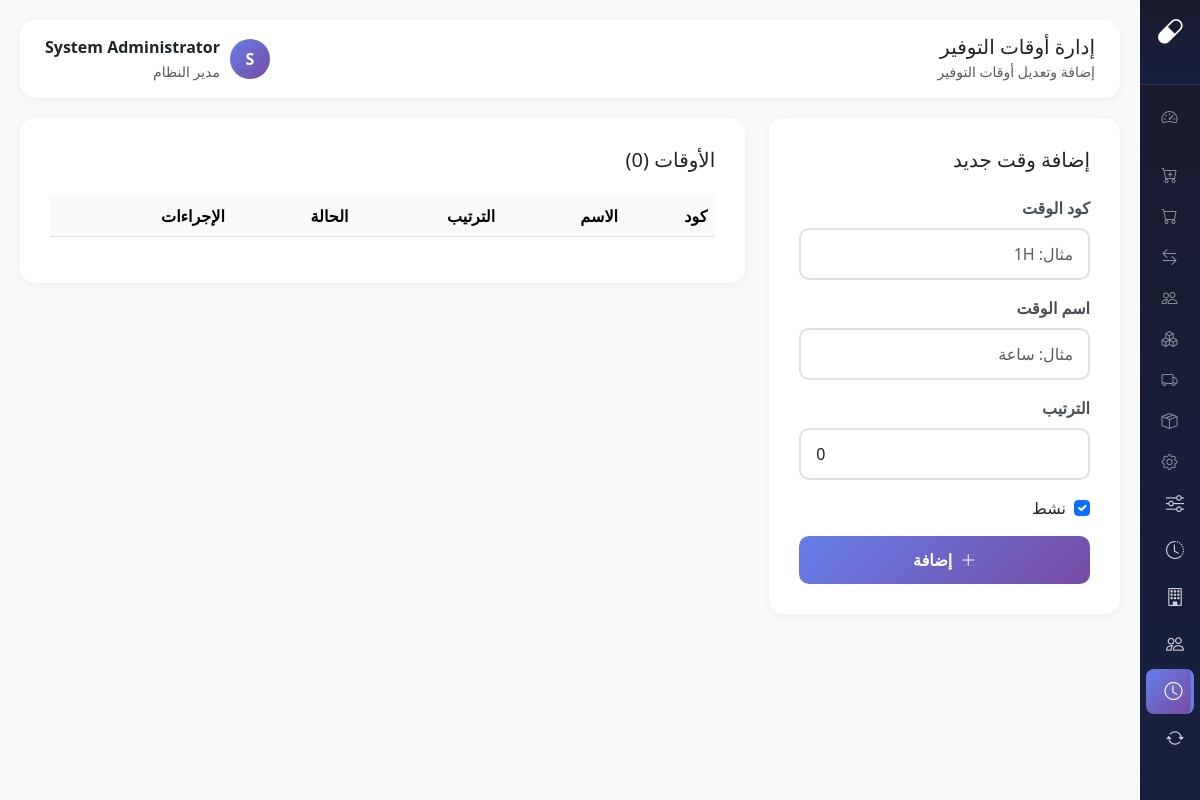
The page /admin/delivery-times.php (signed in) on the database as committed earlier.
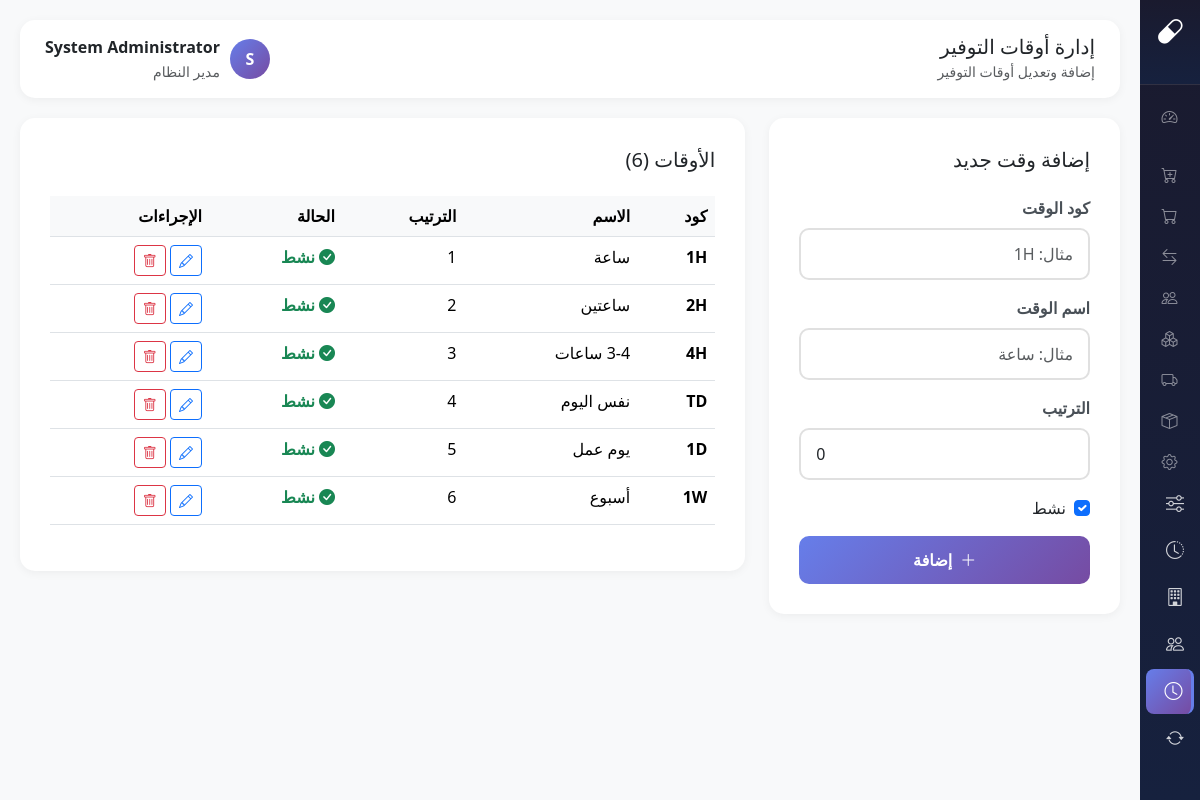
The same page on the database as committed later.
### tables this page shows
CREATE TABLE `delivery_times` (
  `id` int(11) NOT NULL,
  `time_code` varchar(20) NOT NULL,
  `time_name` varchar(50) NOT NULL,
  `sort_order` int(11) DEFAULT 0,
  `is_active` tinyint(1) DEFAULT 1,
  `created_at` timestamp NOT NULL DEFAULT current_timestamp()
);

### core/config.php (called while the page is built, shortened)
<?php
function isLoggedIn() {
    return isset($_SESSION['user_id']) && !empty($_SESSION['user_id']);
}
function isAdmin() {
    return isLoggedIn() && $_SESSION['user_role'] === 'admin';
}

### admin/delivery-times.php (the view, shortened to what this page needs)
<?php
require_once __DIR__ . '/../core/config.php';
$db = getDB();
$stmt = $db->query("SELECT * FROM delivery_times ORDER BY sort_order");
$times = $stmt->fetchAll();
$edit_time = null;
$page_title = 'إدارة أوقات التوفير';
?>
<!DOCTYPE html>
<html lang="ar" dir="rtl">
<head>
    <link href="https://cdn.jsdelivr.net/npm/bootstrap@5.3.2/dist/css/bootstrap.rtl.min.css" rel="stylesheet">
    <link href="https://cdn.jsdelivr.net/npm/bootstrap-icons@1.11.1/font/bootstrap-icons.css" rel="stylesheet">
</head>
<body>
    <?php require_once __DIR__ . '/../includes/sidebar.php'; ?>
    <div class="main-content">
        <div class="topbar">
            <div><h5 class="mb-0"><?= $page_title ?></h5><small class="text-muted">إضافة وتعديل أوقات التوفير</small></div>
            <div class="d-flex align-items-center">
                <div class="user-avatar" style="width:40px;height:40px;border-radius:50%;background:linear-gradient(135deg, var(--primary), var(--secondary));color:white;display:flex;align-items:center;justify-content:center;font-weight:700;margin-left:10px;"><?= mb_substr($_SESSION['user_name'], 0, 1) ?></div>
                <div><div class="fw-bold"><?= $_SESSION['user_name'] ?></div><small class="text-muted">مدير النظام</small></div>
            </div>
        </div>
        <div class="row">
            <div class="col-md-4">
                <div class="content-card">
                    <h5 class="mb-4"><?= $edit_time ? 'تعديل وقت' : 'إضافة وقت جديد' ?></h5>
                    <form method="POST" action="">
                        <div class="mb-3">
                            <label class="form-label">كود الوقت</label>
                            <input type="text" class="form-control" name="time_code" value="<?= $edit_time['time_code'] ?? '' ?>" required placeholder="مثال: 1H">
                        </div>
                        <div class="mb-3">
                            <label class="form-label">اسم الوقت</label>
                            <input type="text" class="form-control" name="time_name" value="<?= $edit_time['time_name'] ?? '' ?>" required placeholder="مثال: ساعة">
                        </div>
                        <div class="mb-3">
                            <label class="form-label">الترتيب</label>
                            <input type="number" class="form-control" name="sort_order" value="<?= $edit_time['sort_order'] ?? 0 ?>" placeholder="0">
                        </div>
                        <div class="mb-3">
                            <div class="form-check">
                                <input class="form-check-input" type="checkbox" name="is_active" id="isActive" <?= ($edit_time['is_active'] ?? 1) ? 'checked' : '' ?>>
                                <label class="form-check-label" for="isActive">نشط</label>
                            </div>
                        </div>
                        <div class="d-grid">
                            <button type="submit" class="btn btn-submit">
                                <?= $edit_time ? '<i class="bi bi-check-lg me-2"></i>تحديث' : '<i class="bi bi-plus-lg me-2"></i>إضافة' ?>
                            </button>
                        </div>
                    </form>
                </div>
            </div>
            <div class="col-md-8">
                <div class="content-card">
                    <h5 class="mb-4">الأوقات (<?= count($times) ?>)</h5>
                    <div class="table-responsive">
                        <table class="table table-hover">
                            <thead>
                                <tr>
                                    <th>كود</th>
                                    <th>الاسم</th>
                                    <th>الترتيب</th>
                                    <th>الحالة</th>
                                    <th>الإجراءات</th>
                                </tr>
                            </thead>
                            <tbody>
                                <?php foreach ($times as $t): ?>
                                <tr>
                                    <td class="fw-bold"><?= $t['time_code'] ?></td>
                                    <td><?= $t['time_name'] ?></td>
                                    <td><?= $t['sort_order'] ?></td>
                                    <td>
                                        <?php if ($t['is_active']): ?>
                                        <span class="status-active"><i class="bi bi-check-circle-fill me-1"></i>نشط</span>
                                        <?php else: ?>
                                        <span class="status-inactive"><i class="bi bi-x-circle-fill me-1"></i>معطل</span>
                                        <?php endif; ?>
                                    </td>
                                    <td>
                                        <a href="?edit=<?= $t['id'] ?>" class="btn btn-sm btn-outline-primary"><i class="bi bi-pencil"></i></a>
                                        <?php if ($t['is_active']): ?>
                                        <a href="?delete=<?= $t['id'] ?>" class="btn btn-sm btn-outline-danger" onclick="return confirm('هل أنت متأكد من تعطيل هذا الوقت؟')"><i class="bi bi-trash"></i></a>
                                        <?php endif; ?>
                                    </td>
                                </tr>
                                <?php endforeach; ?>
                            </tbody>
                        </table>
                    </div>
                </div>
            </div>
        </div>
    </div>
</body>
</html>

### includes/sidebar.php (shortened to what this page needs)
<?php
$request_uri = $_SERVER['REQUEST_URI'] ?? '';
$script_name = $_SERVER['SCRIPT_NAME'] ?? '';
$script_parts = explode('/', trim($script_name, '/'));
$project_name = '';
if (count($script_parts) > 0) {
    $project_name = $script_parts[0];
}
$protocol = isset($_SERVER['HTTPS']) && $_SERVER['HTTPS'] === 'on' ? 'https' : 'http';
$host = $_SERVER['HTTP_HOST'] ?? 'localhost';
$base_url = $protocol . '://' . $host;
if (!empty($project_name)) {
    $base_url .= '/' . $project_name;
}
$current_page = basename($script_name);
$current_uri = $request_uri;
$is_admin = strpos($current_uri, '/admin/') !== false;
?>
<div class="sidebar-wrap">
<div class="sidebar">
    <div class="sidebar-brand">
        <h4><span class="logo-icon"><i class="bi bi-capsule"></i></span> <span class="brand-text">نايل سنتر</span></h4>
    </div>
    <div class="nav-menu">
        <div class="sidebar-heading" onclick="toggleSection(this)">
            <span class="head-icon" title="الرئيسية"><i class="bi bi-speedometer2"></i></span>
        </div>
        <div class="sidebar-heading" onclick="toggleSection(this)">
        </div>
        <div class="sidebar-heading" onclick="toggleSection(this)">
            <span class="head-icon" title="المشتريات"><i class="bi bi-cart-plus"></i></span>
        </div>
        <div class="sidebar-heading" onclick="toggleSection(this)">
            <span class="head-icon" title="طلبات العملاء"><i class="bi bi-cart"></i></span>
        </div>
        <div class="sidebar-heading" onclick="toggleSection(this)">
            <span class="head-icon" title="الشيفتات"><i class="bi bi-arrow-left-right"></i></span>
        </div>
        <div class="sidebar-heading" onclick="toggleSection(this)">
            <span class="head-icon" title="كارت العملاء"><i class="bi bi-people"></i></span>
        </div>
        <div class="sidebar-heading" onclick="toggleSection(this)">
            <span class="head-icon" title="كارت الأصناف"><i class="bi bi-boxes"></i></span>
        </div>
        <div class="sidebar-heading" onclick="toggleSection(this)">
            <span class="head-icon" title="كارت الموردين"><i class="bi bi-truck"></i></span>
        </div>
        <?php if (isAdmin()): ?>
        <div class="sidebar-heading" onclick="toggleSection(this)">
            <span class="head-icon" title="المخازن"><i class="bi bi-box-seam"></i></span>
        </div>
        <div class="sidebar-heading" onclick="toggleSection(this)">
            <span class="head-icon" title="الإدارة"><i class="bi bi-gear"></i></span>
        </div>
        <div class="sidebar-section">
            <div class="nav-item">
                <a href="<?= $base_url ?>/modules/customer-requests/status-manager.php" class="nav-link <?= $current_page === 'status-manager.php' ? 'active' : '' ?>">
                    <i class="bi bi-sliders"></i><span class="link-text">إدارة الحالات</span><span class="tip">إدارة الحالات</span>
                </a>
            </div>
            <div class="nav-item">
                <a href="<?= $base_url ?>/modules/customer-requests/activity-log.php" class="nav-link <?= $current_page === 'activity-log.php' ? 'active' : '' ?>">
                    <i class="bi bi-clock-history"></i><span class="link-text">سجل الحركة</span><span class="tip">سجل الحركة</span>
                </a>
            </div>
            <div class="nav-item">
                <a href="<?= $base_url ?>/admin/branches.php" class="nav-link <?= $is_admin && $current_page === 'branches.php' ? 'active' : '' ?>">
                    <i class="bi bi-building"></i><span class="link-text">إدارة الفروع</span><span class="tip">الفروع</span>
                </a>
            </div>
            <div class="nav-item">
                <a href="<?= $base_url ?>/admin/users.php" class="nav-link <?= $is_admin && $current_page === 'users.php' ? 'active' : '' ?>">
                    <i class="bi bi-people"></i><span class="link-text">إدارة المستخدمين</span><span class="tip">المستخدمين</span>
                </a>
            </div>
            <div class="nav-item">
                <a href="<?= $base_url ?>/admin/delivery-times.php" class="nav-link <?= $is_admin && $current_page === 'delivery-times.php' ? 'active' : '' ?>">
                    <i class="bi bi-clock"></i><span class="link-text">أوقات التوفير</span><span class="tip">أوقات التوفير</span>
                </a>
            </div>
            <div class="nav-item">
                <a href="<?= $base_url ?>/admin/sync-estock.php" class="nav-link <?= $current_page === 'sync-estock.php' ? 'active' : '' ?>">
                    <i class="bi bi-arrow-repeat"></i><span class="link-text">مزامنة e-Stock</span><span class="tip">مزامنة e-Stock</span>
                </a>
            </div>
        </div>
        <?php endif; ?>
        <div class="nav-item mt-4">
            <a href="<?= $base_url ?>/index.php?logout=1" class="nav-link text-danger">
                <i class="bi bi-box-arrow-right"></i><span class="link-text">تسجيل الخروج</span><span class="tip">خروج</span>
            </a>
        </div>
    </div>
</div>
</div>

### admin/delivery-times.php (style rules this page uses)
:root { --primary: #667eea; --secondary: #764ba2; }
body { background: #f8f9fa; font-family: 'Segoe UI', Tahoma, Geneva, Verdana, sans-serif; }
.sidebar { background: linear-gradient(180deg, #1a1a2e 0%, #16213e 100%); min-height: 100vh; position: fixed; right: 0; top: 0; width: 260px; z-index: 1000; }
.sidebar-brand { padding: 20px; text-align: center; border-bottom: 1px solid rgba(255,255,255,0.1); }
.sidebar-brand h4 { color: white; margin: 0; font-weight: 700; }
.nav-menu { padding: 15px 0; }
.nav-link { color: rgba(255,255,255,0.8); padding: 12px 20px; display: flex; align-items: center; transition: all 0.3s; text-decoration: none; }
.nav-link:hover, .nav-link.active { background: rgba(255,255,255,0.1); color: white; border-right: 3px solid var(--primary); }
.nav-link i { width: 25px; margin-left: 10px; font-size: 18px; }
.main-content { margin-right: 260px; padding: 20px; }
.topbar { background: white; border-radius: 15px; padding: 15px 25px; margin-bottom: 20px; box-shadow: 0 2px 10px rgba(0,0,0,0.05); display: flex; justify-content: space-between; align-items: center; }
.content-card { background: white; border-radius: 15px; padding: 30px; box-shadow: 0 2px 10px rgba(0,0,0,0.05); }
.form-label { font-weight: 600; color: #495057; }
.form-control { border-radius: 10px; padding: 12px 15px; border: 2px solid #e0e0e0; }
.btn-submit { background: linear-gradient(135deg, var(--primary), var(--secondary)); border: none; border-radius: 10px; padding: 12px 30px; color: white; font-weight: 600; }
.table th { background: #f8f9fa; font-weight: 600; }
.status-active { color: #198754; font-weight: 600; }

### includes/sidebar.php (style rules this page uses)
.sidebar-wrap { position: fixed; right: 0; top: 0; height: 100vh; z-index: 1000; }
.sidebar { background: linear-gradient(180deg, #1a1a2e 0%, #16213e 100%); height: 100vh; width: 60px; color: #fff; overflow-x: hidden; overflow-y: auto; transition: width 0.35s ease; position: relative; padding-bottom: 20px; }
.sidebar-brand { padding: 16px 10px; text-align: center; border-bottom: 1px solid rgba(255,255,255,0.1); color: #fff; position: sticky; top: 0; background: linear-gradient(180deg, #1a1a2e 0%, #16213e 100%); z-index: 10; white-space: nowrap; overflow: hidden; }
.sidebar-brand h4 { margin: 0; font-size: 0; transition: font-size 0.35s ease; }
.sidebar-brand h4 .logo-icon { font-size: 26px; display: inline-block; }
.nav-menu { padding: 8px 0; }
.sidebar-heading { color: rgba(255,255,255,0.5); font-size: 11px; text-transform: uppercase; letter-spacing: 1px; padding: 12px 14px 5px; font-weight: 600; cursor: pointer; display: flex; justify-content: center; align-items: center; transition: all 0.35s ease; white-space: nowrap; overflow: hidden; }
.sidebar-heading .head-icon { font-size: 16px; display: flex; }
.sidebar-section { overflow: hidden; transition: max-height 0.3s ease; }
.nav-item { margin: 1px 0; }
.nav-link { color: rgba(255,255,255,0.8); padding: 9px 0; display: flex; align-items: center; justify-content: center; transition: all 0.3s; border-radius: 8px; margin: 2px 6px; text-decoration: none; font-size: 13px; position: relative; white-space: nowrap; overflow: hidden; }
.nav-link.active { color: #fff; background: linear-gradient(135deg, #667eea 0%, #764ba2 100%); }
.nav-link i { font-size: 18px; min-width: 28px; text-align: center; flex-shrink: 0; }
.nav-link.text-danger { color: #ff6b6b !important; }
.main-content { margin-right: 60px !important; transition: margin-right 0.35s ease; }

Rows that differ between the two databases and show on the page:
added delivery_times: time_code "1H", time_name "ساعة", sort_order "1", is_active 1 (drawn)
added delivery_times: time_code "2H", time_name "ساعتين", sort_order "2", is_active 1 (drawn)
added delivery_times: time_code "4H", time_name "3-4 ساعات", sort_order "3", is_active 1 (drawn)
added delivery_times: time_code "TD", time_name "نفس اليوم", sort_order "4", is_active 1 (drawn)
added delivery_times: time_code "1D", time_name "يوم عمل", sort_order "5", is_active 1 (drawn)
added delivery_times: time_code "1W", time_name "أسبوع", sort_order "6", is_active 1 (drawn)
Other text that changed with them:
count($times): "0" → "6"
